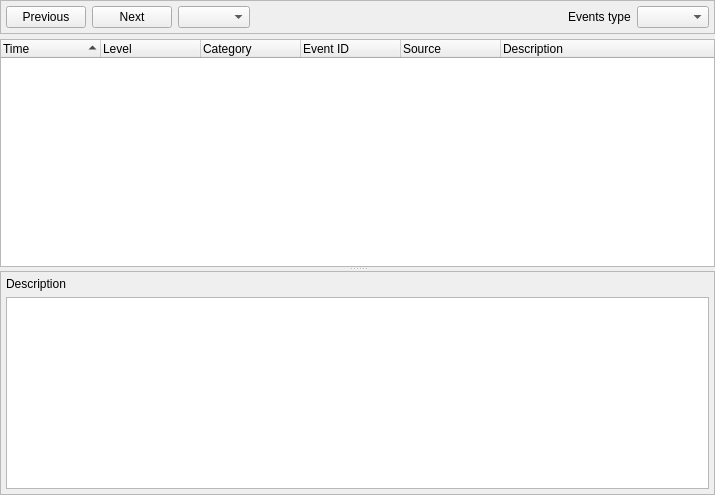
<?xml version="1.0" encoding="UTF-8"?>
<ui version="4.0">
 <class>SysInfoEventLogs</class>
 <widget class="QWidget" name="SysInfoEventLogs">
  <property name="geometry">
   <rect>
    <x>0</x>
    <y>0</y>
    <width>715</width>
    <height>495</height>
   </rect>
  </property>
  <property name="windowTitle">
   <string/>
  </property>
  <layout class="QVBoxLayout" name="verticalLayout_2">
   <property name="spacing">
    <number>5</number>
   </property>
   <property name="leftMargin">
    <number>0</number>
   </property>
   <property name="topMargin">
    <number>0</number>
   </property>
   <property name="rightMargin">
    <number>0</number>
   </property>
   <property name="bottomMargin">
    <number>0</number>
   </property>
   <item>
    <widget class="QFrame" name="frame_filter">
     <property name="frameShape">
      <enum>QFrame::Shape::StyledPanel</enum>
     </property>
     <layout class="QHBoxLayout" name="horizontalLayout">
      <property name="leftMargin">
       <number>5</number>
      </property>
      <property name="topMargin">
       <number>5</number>
      </property>
      <property name="rightMargin">
       <number>5</number>
      </property>
      <property name="bottomMargin">
       <number>5</number>
      </property>
      <item>
       <widget class="QPushButton" name="button_prev">
        <property name="text">
         <string>Previous</string>
        </property>
       </widget>
      </item>
      <item>
       <widget class="QPushButton" name="button_next">
        <property name="text">
         <string>Next</string>
        </property>
       </widget>
      </item>
      <item>
       <widget class="QComboBox" name="combobox_page"/>
      </item>
      <item>
       <spacer name="horizontalSpacer">
        <property name="orientation">
         <enum>Qt::Orientation::Horizontal</enum>
        </property>
        <property name="sizeHint" stdset="0">
         <size>
          <width>511</width>
          <height>20</height>
         </size>
        </property>
       </spacer>
      </item>
      <item>
       <widget class="QLabel" name="label_type">
        <property name="text">
         <string>Events type</string>
        </property>
       </widget>
      </item>
      <item>
       <widget class="QComboBox" name="combobox_type"/>
      </item>
     </layout>
    </widget>
   </item>
   <item>
    <widget class="QSplitter" name="splitter">
     <property name="orientation">
      <enum>Qt::Orientation::Vertical</enum>
     </property>
     <widget class="QTreeWidget" name="tree">
      <property name="sizePolicy">
       <sizepolicy hsizetype="Expanding" vsizetype="Expanding">
        <horstretch>0</horstretch>
        <verstretch>1</verstretch>
       </sizepolicy>
      </property>
      <property name="contextMenuPolicy">
       <enum>Qt::ContextMenuPolicy::CustomContextMenu</enum>
      </property>
      <property name="showDropIndicator" stdset="0">
       <bool>false</bool>
      </property>
      <property name="indentation">
       <number>0</number>
      </property>
      <property name="sortingEnabled">
       <bool>true</bool>
      </property>
      <column>
       <property name="text">
        <string>Time</string>
       </property>
      </column>
      <column>
       <property name="text">
        <string>Level</string>
       </property>
      </column>
      <column>
       <property name="text">
        <string>Category</string>
       </property>
      </column>
      <column>
       <property name="text">
        <string>Event ID</string>
       </property>
      </column>
      <column>
       <property name="text">
        <string>Source</string>
       </property>
      </column>
      <column>
       <property name="text">
        <string>Description</string>
       </property>
      </column>
     </widget>
     <widget class="QFrame" name="frame_description">
      <property name="frameShape">
       <enum>QFrame::Shape::StyledPanel</enum>
      </property>
      <property name="frameShadow">
       <enum>QFrame::Shadow::Plain</enum>
      </property>
      <layout class="QVBoxLayout" name="verticalLayout">
       <property name="leftMargin">
        <number>5</number>
       </property>
       <property name="topMargin">
        <number>5</number>
       </property>
       <property name="rightMargin">
        <number>5</number>
       </property>
       <property name="bottomMargin">
        <number>5</number>
       </property>
       <item>
        <widget class="QLabel" name="label_description">
         <property name="text">
          <string>Description</string>
         </property>
        </widget>
       </item>
       <item>
        <widget class="QPlainTextEdit" name="edit_description">
         <property name="readOnly">
          <bool>true</bool>
         </property>
        </widget>
       </item>
      </layout>
     </widget>
    </widget>
   </item>
  </layout>
  <action name="action_copy_row">
   <property name="text">
    <string>Copy Row</string>
   </property>
  </action>
  <action name="action_copy_value">
   <property name="text">
    <string>Copy Value</string>
   </property>
  </action>
 </widget>
 <resources/>
 <connections/>
</ui>
